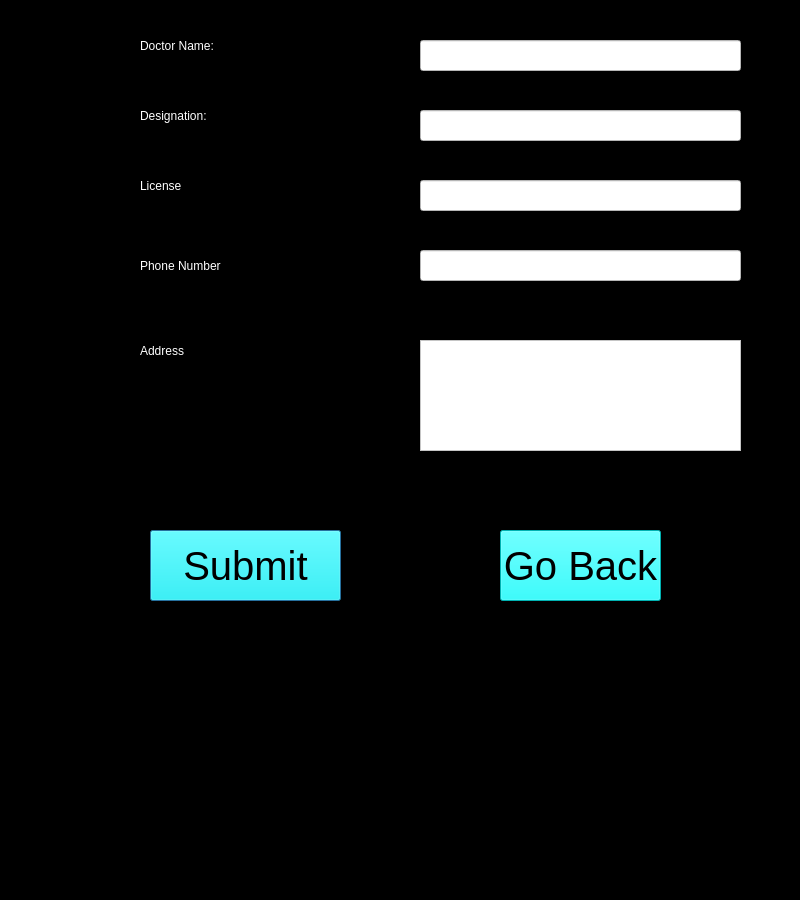
<?xml version="1.0" encoding="UTF-8"?>
<ui version="4.0">
 <class>Dialog</class>
 <widget class="QDialog" name="Dialog">
  <property name="geometry">
   <rect>
    <x>0</x>
    <y>0</y>
    <width>800</width>
    <height>900</height>
   </rect>
  </property>
  <property name="windowTitle">
   <string>Dialog</string>
  </property>
  <property name="styleSheet">
   <string notr="true">background-color: black;
color: white;</string>
  </property>
  <widget class="QLabel" name="label_7">
   <property name="geometry">
    <rect>
     <x>140</x>
     <y>30</y>
     <width>151</width>
     <height>31</height>
    </rect>
   </property>
   <property name="styleSheet">
    <string notr="true">font: 20pt &quot;Haettenschweiler&quot;;</string>
   </property>
   <property name="text">
    <string>Doctor Name:</string>
   </property>
  </widget>
  <widget class="QLabel" name="label_8">
   <property name="geometry">
    <rect>
     <x>140</x>
     <y>100</y>
     <width>141</width>
     <height>31</height>
    </rect>
   </property>
   <property name="styleSheet">
    <string notr="true">font: 20pt &quot;Haettenschweiler&quot;;</string>
   </property>
   <property name="text">
    <string>Designation:</string>
   </property>
  </widget>
  <widget class="QLabel" name="label_9">
   <property name="geometry">
    <rect>
     <x>140</x>
     <y>170</y>
     <width>171</width>
     <height>31</height>
    </rect>
   </property>
   <property name="styleSheet">
    <string notr="true">font: 20pt &quot;Haettenschweiler&quot;;</string>
   </property>
   <property name="text">
    <string>License</string>
   </property>
  </widget>
  <widget class="QLabel" name="label_10">
   <property name="geometry">
    <rect>
     <x>140</x>
     <y>250</y>
     <width>161</width>
     <height>31</height>
    </rect>
   </property>
   <property name="styleSheet">
    <string notr="true">font: 20pt &quot;Haettenschweiler&quot;;</string>
   </property>
   <property name="text">
    <string>Phone Number</string>
   </property>
  </widget>
  <widget class="QLabel" name="label_11">
   <property name="geometry">
    <rect>
     <x>140</x>
     <y>330</y>
     <width>121</width>
     <height>41</height>
    </rect>
   </property>
   <property name="styleSheet">
    <string notr="true">font: 20pt &quot;Haettenschweiler&quot;;</string>
   </property>
   <property name="text">
    <string>Address</string>
   </property>
  </widget>
  <widget class="QLineEdit" name="doctorname">
   <property name="geometry">
    <rect>
     <x>420</x>
     <y>40</y>
     <width>321</width>
     <height>31</height>
    </rect>
   </property>
   <property name="styleSheet">
    <string notr="true">background-color:white;
color: black;</string>
   </property>
  </widget>
  <widget class="QLineEdit" name="designation">
   <property name="geometry">
    <rect>
     <x>420</x>
     <y>110</y>
     <width>321</width>
     <height>31</height>
    </rect>
   </property>
   <property name="styleSheet">
    <string notr="true">background-color:white;
color: black;</string>
   </property>
  </widget>
  <widget class="QLineEdit" name="license">
   <property name="geometry">
    <rect>
     <x>420</x>
     <y>180</y>
     <width>321</width>
     <height>31</height>
    </rect>
   </property>
   <property name="styleSheet">
    <string notr="true">background-color:white;
color: black;</string>
   </property>
  </widget>
  <widget class="QLineEdit" name="phone_number">
   <property name="geometry">
    <rect>
     <x>420</x>
     <y>250</y>
     <width>321</width>
     <height>31</height>
    </rect>
   </property>
   <property name="styleSheet">
    <string notr="true">background-color:white;
color: black;</string>
   </property>
  </widget>
  <widget class="QTextEdit" name="address">
   <property name="geometry">
    <rect>
     <x>420</x>
     <y>340</y>
     <width>321</width>
     <height>111</height>
    </rect>
   </property>
   <property name="styleSheet">
    <string notr="true">background-color:white;
color: black;</string>
   </property>
  </widget>
  <widget class="QPushButton" name="doctorsubmitbutton">
   <property name="geometry">
    <rect>
     <x>150</x>
     <y>530</y>
     <width>191</width>
     <height>71</height>
    </rect>
   </property>
   <property name="styleSheet">
    <string notr="true">background-color:rgb(0, 248, 248);
color: black;
font-size: 30pt;
font: 20pt &quot;Haettenschweiler&quot;;</string>
   </property>
   <property name="text">
    <string>Submit</string>
   </property>
  </widget>
  <widget class="QPushButton" name="gobackdoctor">
   <property name="geometry">
    <rect>
     <x>500</x>
     <y>530</y>
     <width>161</width>
     <height>71</height>
    </rect>
   </property>
   <property name="styleSheet">
    <string notr="true">background-color:rgb(0, 248, 248);
color: black;
font-size: 30pt;
font: 20pt &quot;Haettenschweiler&quot;;</string>
   </property>
   <property name="text">
    <string>Go Back</string>
   </property>
  </widget>
 </widget>
 <resources/>
 <connections/>
</ui>
